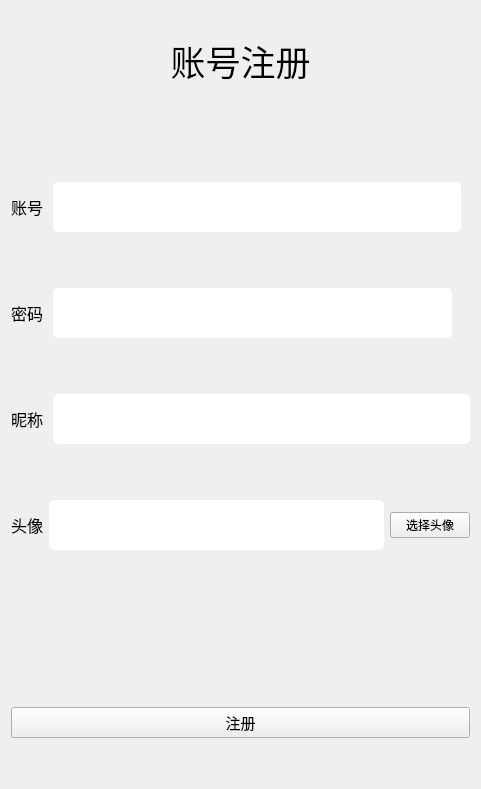
<?xml version="1.0" encoding="UTF-8"?>
<ui version="4.0">
 <class>RegisterWidget</class>
 <widget class="QWidget" name="RegisterWidget">
  <property name="geometry">
   <rect>
    <x>0</x>
    <y>0</y>
    <width>481</width>
    <height>789</height>
   </rect>
  </property>
  <property name="windowTitle">
   <string>Form</string>
  </property>
  <property name="styleSheet">
   <string notr="true">QLineEdit{
	border:none;
	border-radius:5px;
}</string>
  </property>
  <layout class="QVBoxLayout" name="verticalLayout">
   <item>
    <widget class="QWidget" name="widget_2" native="true">
     <layout class="QHBoxLayout" name="horizontalLayout_2">
      <item>
       <widget class="QLabel" name="label_3">
        <property name="font">
         <font>
          <family>Microsoft YaHei</family>
          <pointsize>26</pointsize>
         </font>
        </property>
        <property name="text">
         <string>账号注册</string>
        </property>
        <property name="alignment">
         <set>Qt::AlignCenter</set>
        </property>
       </widget>
      </item>
     </layout>
    </widget>
   </item>
   <item>
    <spacer name="verticalSpacer">
     <property name="orientation">
      <enum>Qt::Vertical</enum>
     </property>
     <property name="sizeType">
      <enum>QSizePolicy::Preferred</enum>
     </property>
     <property name="sizeHint" stdset="0">
      <size>
       <width>20</width>
       <height>40</height>
      </size>
     </property>
    </spacer>
   </item>
   <item>
    <widget class="QWidget" name="widgetAccount" native="true">
     <layout class="QHBoxLayout" name="horizontalLayout_7">
      <property name="spacing">
       <number>0</number>
      </property>
      <property name="leftMargin">
       <number>0</number>
      </property>
      <property name="topMargin">
       <number>0</number>
      </property>
      <property name="bottomMargin">
       <number>0</number>
      </property>
      <item>
       <widget class="QWidget" name="widgetAccountInput" native="true">
        <layout class="QHBoxLayout" name="horizontalLayout">
         <property name="spacing">
          <number>10</number>
         </property>
         <property name="leftMargin">
          <number>0</number>
         </property>
         <property name="topMargin">
          <number>0</number>
         </property>
         <property name="rightMargin">
          <number>0</number>
         </property>
         <property name="bottomMargin">
          <number>0</number>
         </property>
         <item>
          <widget class="QLabel" name="label">
           <property name="font">
            <font>
             <family>Microsoft YaHei</family>
             <pointsize>12</pointsize>
            </font>
           </property>
           <property name="text">
            <string>账号</string>
           </property>
          </widget>
         </item>
         <item>
          <widget class="QLineEdit" name="lineEditAccount">
           <property name="sizePolicy">
            <sizepolicy hsizetype="Expanding" vsizetype="Minimum">
             <horstretch>0</horstretch>
             <verstretch>0</verstretch>
            </sizepolicy>
           </property>
           <property name="minimumSize">
            <size>
             <width>0</width>
             <height>50</height>
            </size>
           </property>
           <property name="maximumSize">
            <size>
             <width>16777215</width>
             <height>50</height>
            </size>
           </property>
           <property name="font">
            <font>
             <family>Microsoft YaHei</family>
             <pointsize>12</pointsize>
            </font>
           </property>
           <property name="text">
            <string/>
           </property>
          </widget>
         </item>
        </layout>
       </widget>
      </item>
     </layout>
    </widget>
   </item>
   <item>
    <widget class="QWidget" name="widgetPwd" native="true">
     <layout class="QHBoxLayout" name="horizontalLayout_8">
      <property name="spacing">
       <number>0</number>
      </property>
      <property name="leftMargin">
       <number>0</number>
      </property>
      <property name="topMargin">
       <number>0</number>
      </property>
      <property name="bottomMargin">
       <number>0</number>
      </property>
      <item>
       <widget class="QWidget" name="widgetPwdInput" native="true">
        <layout class="QHBoxLayout" name="horizontalLayout_4">
         <property name="spacing">
          <number>10</number>
         </property>
         <property name="leftMargin">
          <number>0</number>
         </property>
         <property name="topMargin">
          <number>0</number>
         </property>
         <property name="bottomMargin">
          <number>0</number>
         </property>
         <item>
          <widget class="QLabel" name="label_5">
           <property name="font">
            <font>
             <family>Microsoft YaHei</family>
             <pointsize>12</pointsize>
            </font>
           </property>
           <property name="text">
            <string>密码</string>
           </property>
          </widget>
         </item>
         <item>
          <widget class="QLineEdit" name="lineEditPwd">
           <property name="sizePolicy">
            <sizepolicy hsizetype="Expanding" vsizetype="Minimum">
             <horstretch>0</horstretch>
             <verstretch>0</verstretch>
            </sizepolicy>
           </property>
           <property name="minimumSize">
            <size>
             <width>0</width>
             <height>50</height>
            </size>
           </property>
           <property name="maximumSize">
            <size>
             <width>16777215</width>
             <height>50</height>
            </size>
           </property>
           <property name="font">
            <font>
             <family>Microsoft YaHei</family>
             <pointsize>12</pointsize>
            </font>
           </property>
          </widget>
         </item>
        </layout>
       </widget>
      </item>
     </layout>
    </widget>
   </item>
   <item>
    <widget class="QWidget" name="widgetName" native="true">
     <layout class="QHBoxLayout" name="horizontalLayout_3">
      <property name="spacing">
       <number>10</number>
      </property>
      <property name="leftMargin">
       <number>0</number>
      </property>
      <property name="topMargin">
       <number>0</number>
      </property>
      <property name="rightMargin">
       <number>0</number>
      </property>
      <property name="bottomMargin">
       <number>0</number>
      </property>
      <item>
       <widget class="QLabel" name="label_4">
        <property name="font">
         <font>
          <family>Microsoft YaHei</family>
          <pointsize>12</pointsize>
         </font>
        </property>
        <property name="text">
         <string>昵称</string>
        </property>
       </widget>
      </item>
      <item>
       <widget class="QLineEdit" name="lineEditName">
        <property name="sizePolicy">
         <sizepolicy hsizetype="Expanding" vsizetype="Minimum">
          <horstretch>0</horstretch>
          <verstretch>0</verstretch>
         </sizepolicy>
        </property>
        <property name="minimumSize">
         <size>
          <width>0</width>
          <height>50</height>
         </size>
        </property>
        <property name="maximumSize">
         <size>
          <width>16777215</width>
          <height>50</height>
         </size>
        </property>
        <property name="font">
         <font>
          <family>Microsoft YaHei</family>
          <pointsize>12</pointsize>
         </font>
        </property>
       </widget>
      </item>
     </layout>
    </widget>
   </item>
   <item>
    <widget class="QWidget" name="widgetChooseAvatar" native="true">
     <property name="sizePolicy">
      <sizepolicy hsizetype="Preferred" vsizetype="Preferred">
       <horstretch>0</horstretch>
       <verstretch>0</verstretch>
      </sizepolicy>
     </property>
     <layout class="QHBoxLayout" name="horizontalLayout_5">
      <property name="leftMargin">
       <number>0</number>
      </property>
      <property name="topMargin">
       <number>0</number>
      </property>
      <property name="rightMargin">
       <number>0</number>
      </property>
      <property name="bottomMargin">
       <number>0</number>
      </property>
      <item>
       <widget class="QLabel" name="label_7">
        <property name="font">
         <font>
          <family>Microsoft YaHei</family>
          <pointsize>12</pointsize>
         </font>
        </property>
        <property name="text">
         <string>头像</string>
        </property>
       </widget>
      </item>
      <item>
       <widget class="QLineEdit" name="lineEditAvatarPath">
        <property name="sizePolicy">
         <sizepolicy hsizetype="Expanding" vsizetype="Minimum">
          <horstretch>0</horstretch>
          <verstretch>0</verstretch>
         </sizepolicy>
        </property>
        <property name="minimumSize">
         <size>
          <width>0</width>
          <height>50</height>
         </size>
        </property>
        <property name="maximumSize">
         <size>
          <width>16777215</width>
          <height>50</height>
         </size>
        </property>
        <property name="font">
         <font>
          <family>Microsoft YaHei</family>
          <pointsize>10</pointsize>
         </font>
        </property>
       </widget>
      </item>
      <item>
       <widget class="QPushButton" name="btnChooseAvatar">
        <property name="text">
         <string>选择头像</string>
        </property>
       </widget>
      </item>
     </layout>
    </widget>
   </item>
   <item>
    <widget class="QWidget" name="widgetShowAvatar" native="true">
     <property name="minimumSize">
      <size>
       <width>0</width>
       <height>120</height>
      </size>
     </property>
     <property name="maximumSize">
      <size>
       <width>16777215</width>
       <height>120</height>
      </size>
     </property>
     <layout class="QHBoxLayout" name="horizontalLayout_6">
      <item>
       <widget class="roundedLabel" name="labelAavtar">
        <property name="minimumSize">
         <size>
          <width>100</width>
          <height>100</height>
         </size>
        </property>
        <property name="maximumSize">
         <size>
          <width>100</width>
          <height>100</height>
         </size>
        </property>
        <property name="text">
         <string/>
        </property>
       </widget>
      </item>
     </layout>
    </widget>
   </item>
   <item>
    <widget class="QPushButton" name="btnRegister">
     <property name="font">
      <font>
       <family>Agency FB</family>
       <pointsize>11</pointsize>
      </font>
     </property>
     <property name="text">
      <string>注册</string>
     </property>
    </widget>
   </item>
   <item>
    <spacer name="verticalSpacer_2">
     <property name="orientation">
      <enum>Qt::Vertical</enum>
     </property>
     <property name="sizeType">
      <enum>QSizePolicy::Preferred</enum>
     </property>
     <property name="sizeHint" stdset="0">
      <size>
       <width>20</width>
       <height>40</height>
      </size>
     </property>
    </spacer>
   </item>
  </layout>
 </widget>
 <customwidgets>
  <customwidget>
   <class>roundedLabel</class>
   <extends>QLabel</extends>
   <header>./customitem/roundedlabel.h</header>
  </customwidget>
 </customwidgets>
 <resources/>
 <connections/>
</ui>
